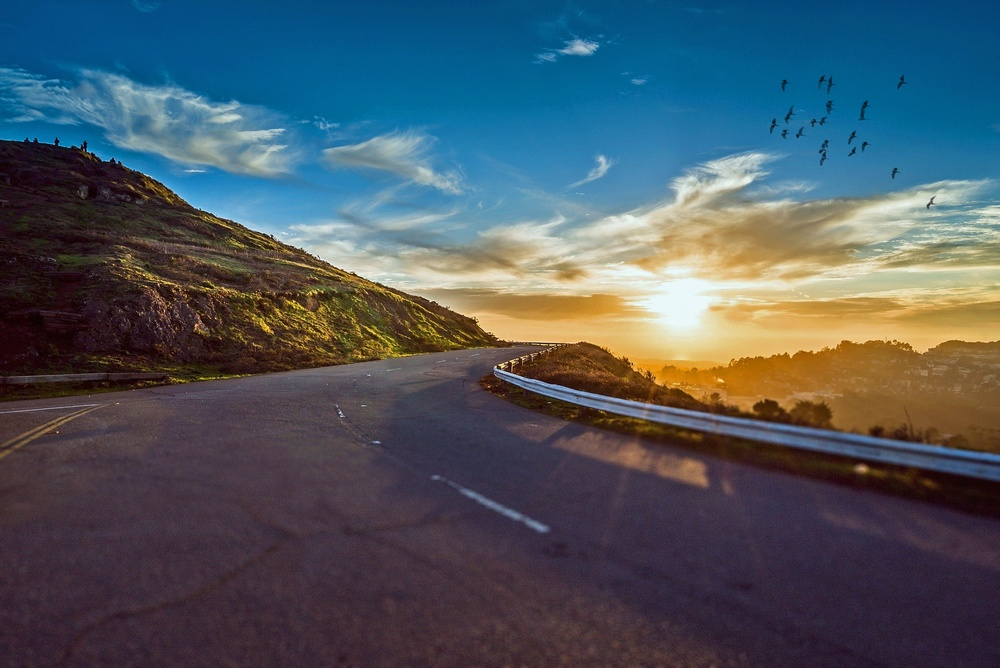
#> input picture image/image_crop_input.jpg, 1000 x 668 px, shrunk from 1920 x 1282 before the run
$ python image_crop.py
#> lines starting #> are read from the running program, lines starting #| are printed output that depends on the picture
from PIL import Image, ImageDraw, ImageFont
import textwrap

image = Image.open('image_crop_input.jpg')
#> image is the input picture: PIL image 1000x668 RGB; mean R, G, B 75.8, 86.8, 95.5
width, height = image.size
#> width = 1000; height = 668

print(width)
#| 1000
print(height)
#| 668

image2 = image.crop((0, 0, height/2, width/2))
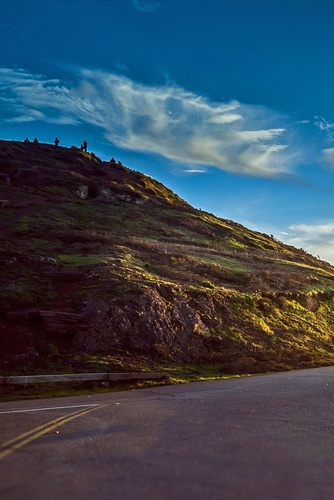
#> image2: PIL image 334x500 RGB; mean R, G, B 56, 73, 87.9

width, height = image2.size
#> width = 334; height = 500
print(width)
#| 334
print(height)
#| 500

image2.save('image_crop_output.jpg')
